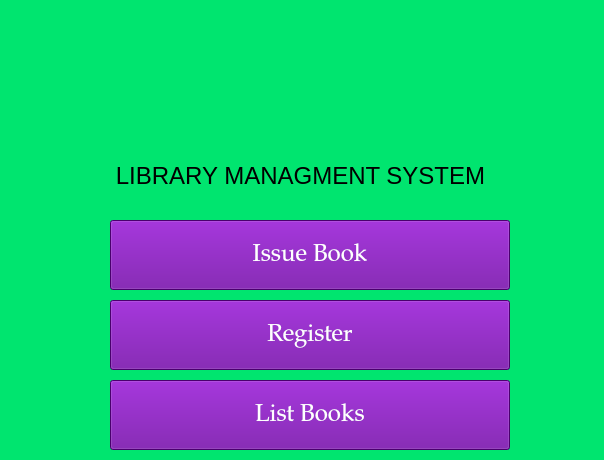
<?xml version="1.0" encoding="UTF-8"?>
<ui version="4.0">
 <class>MainMenu</class>
 <widget class="QMainWindow" name="MainMenu">
  <property name="geometry">
   <rect>
    <x>0</x>
    <y>0</y>
    <width>604</width>
    <height>460</height>
   </rect>
  </property>
  <property name="windowTitle">
   <string>Main Menu</string>
  </property>
  <property name="styleSheet">
   <string notr="true">background-color: rgb(85, 170, 0);
background-color: rgb(0, 229, 111);</string>
  </property>
  <widget class="QWidget" name="centralwidget">
   <widget class="QPushButton" name="issue">
    <property name="geometry">
     <rect>
      <x>110</x>
      <y>220</y>
      <width>400</width>
      <height>70</height>
     </rect>
    </property>
    <property name="font">
     <font>
      <family>Palatino Linotype</family>
      <pointsize>18</pointsize>
     </font>
    </property>
    <property name="styleSheet">
     <string notr="true">background-color: rgb(103, 0, 154);
color: rgb(255, 255, 255);</string>
    </property>
    <property name="text">
     <string>Issue Book</string>
    </property>
   </widget>
   <widget class="QPushButton" name="reg">
    <property name="geometry">
     <rect>
      <x>110</x>
      <y>300</y>
      <width>400</width>
      <height>70</height>
     </rect>
    </property>
    <property name="font">
     <font>
      <family>Palatino Linotype</family>
      <pointsize>18</pointsize>
     </font>
    </property>
    <property name="styleSheet">
     <string notr="true">background-color: rgb(103, 0, 154);
color: rgb(255, 255, 255);</string>
    </property>
    <property name="text">
     <string>Register</string>
    </property>
   </widget>
   <widget class="QPushButton" name="list">
    <property name="geometry">
     <rect>
      <x>110</x>
      <y>380</y>
      <width>400</width>
      <height>70</height>
     </rect>
    </property>
    <property name="font">
     <font>
      <family>Palatino Linotype</family>
      <pointsize>18</pointsize>
     </font>
    </property>
    <property name="styleSheet">
     <string notr="true">background-color: rgb(103, 0, 154);
color: rgb(255, 255, 255);</string>
    </property>
    <property name="text">
     <string>List Books</string>
    </property>
   </widget>
   <widget class="QLabel" name="label">
    <property name="geometry">
     <rect>
      <x>8</x>
      <y>20</y>
      <width>591</width>
      <height>117</height>
     </rect>
    </property>
    <property name="text">
     <string/>
    </property>
    <property name="pixmap">
     <pixmap>logo.png</pixmap>
    </property>
    <property name="alignment">
     <set>Qt::AlignCenter</set>
    </property>
   </widget>
   <widget class="QLabel" name="label_2">
    <property name="geometry">
     <rect>
      <x>0</x>
      <y>150</y>
      <width>601</width>
      <height>51</height>
     </rect>
    </property>
    <property name="font">
     <font>
      <pointsize>18</pointsize>
     </font>
    </property>
    <property name="text">
     <string>LIBRARY MANAGMENT SYSTEM</string>
    </property>
    <property name="alignment">
     <set>Qt::AlignCenter</set>
    </property>
   </widget>
  </widget>
 </widget>
 <resources/>
 <connections/>
</ui>
